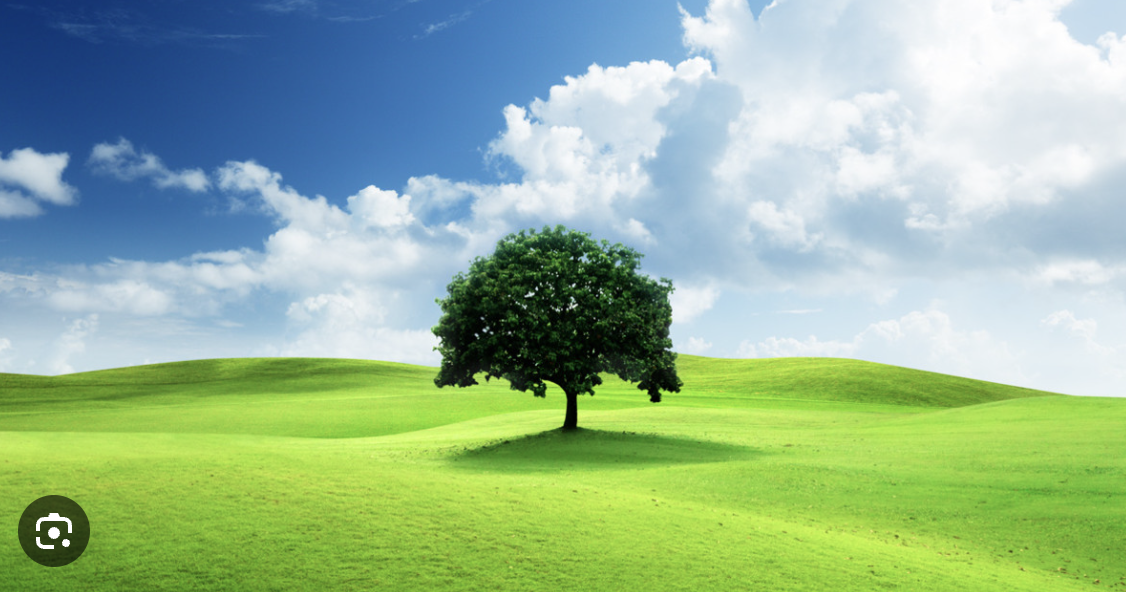
#> input picture sample_image.png, 1126 x 592 px, found by its file name
$ python main.py
#> lines starting #> are read from the running program, lines starting #| are printed output that depends on the picture
### image_manipulation.py
from PIL import Image
import numpy as np

def load_image(image_path):
    """
    Load an image from a file path.
    """
#> called with image_path = 'samples/sample_image.png'
    return Image.open(image_path)
#> returned value is the input picture: PIL image 1126x592 RGBA; mean R, G, B, A 150.3, 182.4, 150.9, 255

def save_image(image, save_path):
    """
    Save an image to a file path.
    """
    image.save(save_path)

def image_to_array(image):
    """
    Convert a PIL image to a numpy array.
    """
    return np.array(image)

def array_to_image(array):
    """
    Convert a numpy array to a PIL image.
    """
    return Image.fromarray(array)

### encryption_decryption.py
from PIL import Image
import numpy as np

def encrypt_image_math(image_array, key):
    """Encrypts an image using a simple mathematical transformation."""
#> called with key = 50

    key = int(key) % 256
    encrypted_array = image_array.copy()
    encrypted_array[..., :3] = (encrypted_array[..., :3].astype(np.int16) + key) % 256
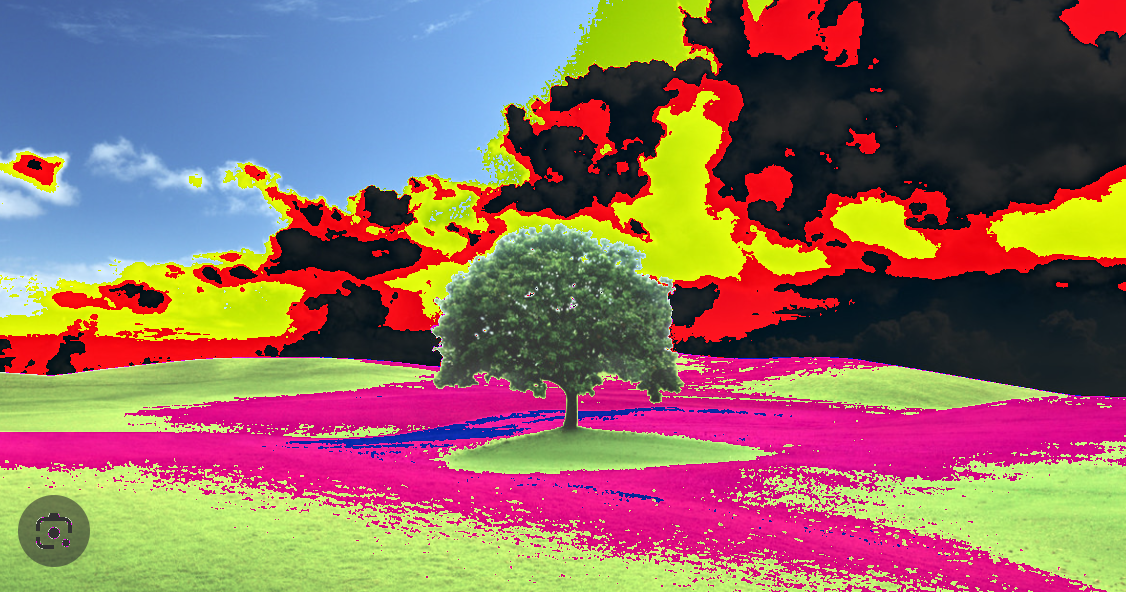
#> encrypted_array: shape (592, 1126, 4); mean R, G, B, A 142.8, 109, 99.6, 255
    return encrypted_array.astype(np.uint8)

def decrypt_image_math(image_array, key):
    """Decrypts an image using a simple mathematical transformation."""

    key = int(key) % 256
    decrypted_array = image_array.copy()
    decrypted_array[..., :3] = (decrypted_array[..., :3].astype(np.int16) - key) % 256
    return decrypted_array.astype(np.uint8)

# [11 lines left out: functions encrypt_image_swap, decrypt_image_swap, not called in this run]

### main.py
from encryption_decryption import encrypt_image_math, decrypt_image_math, encrypt_image_swap, decrypt_image_swap
from image_manipulation import load_image, save_image, image_to_array, array_to_image

def main():

    image_path = 'samples/sample_image.png'
    image = load_image(image_path)


    image_array = image_to_array(image)


    key = 50
    encrypted_array = encrypt_image_math(image_array, key)


    encrypted_image = array_to_image(encrypted_array)
    save_image(encrypted_image, 'encrypted_image_math.png')


    decrypted_array = decrypt_image_math(encrypted_array, key)
    decrypted_image = array_to_image(decrypted_array)
    save_image(decrypted_image, 'decrypted_image_math.png')


#> (the run stopped early here; a loop or call above may not have finished)

$ run again, with decrypt_math_0_sample3.png copied over sample_image.png
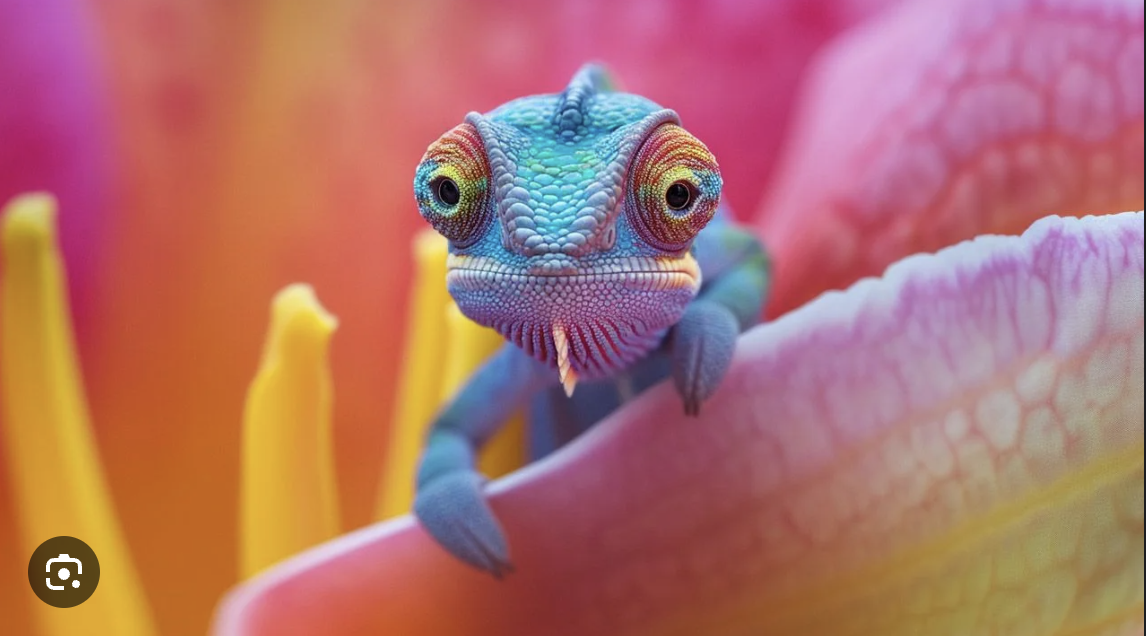
#> input picture decrypt_math_0_sample3.png, 1146 x 636 px, found by its file name
#> in load_image, returned value is the input picture: PIL image 1146x636 RGBA; mean R, G, B, A 175.3, 113.4, 108.7, 255
#> in encrypt_image_math, `encrypted_array[..., :3] = (encrypted_array[..., :3].astype(np.int16) ..`:
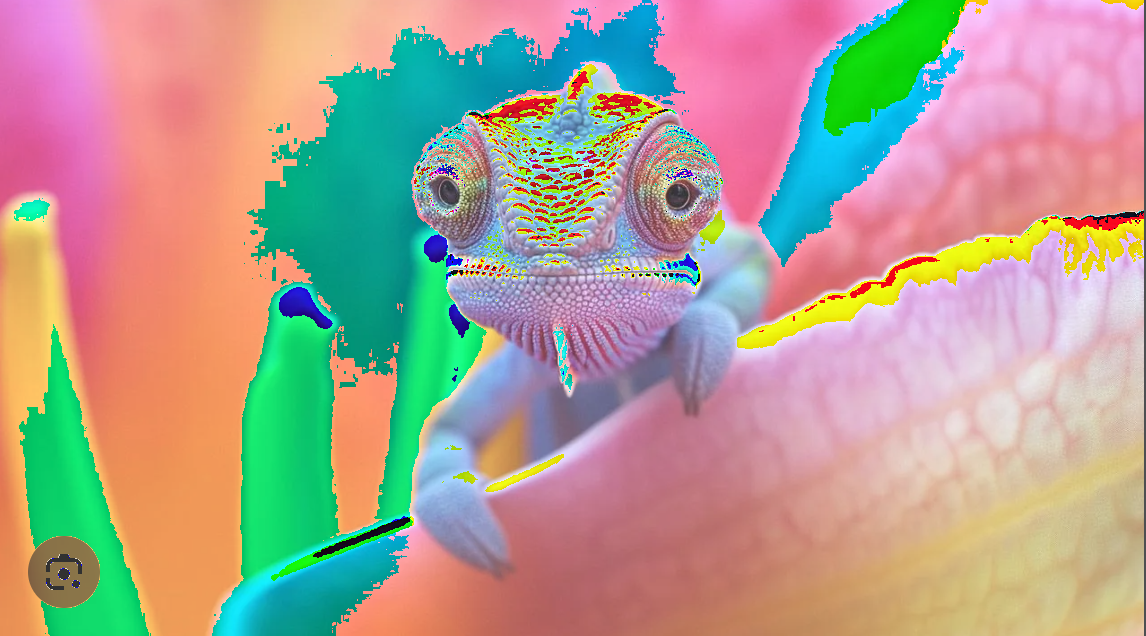
#> encrypted_array: shape (636, 1146, 4); mean R, G, B, A 175.7, 159.6, 146.1, 255

$ run again, with decrypt_math_2_sample2.png copied over sample_image.png
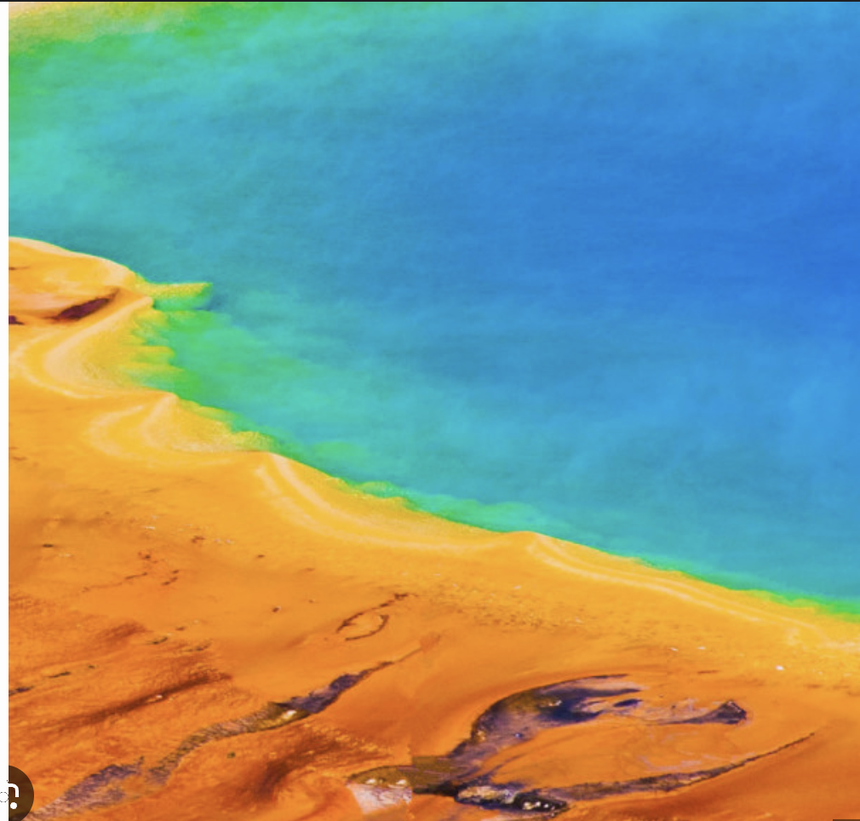
#> input picture decrypt_math_2_sample2.png, 860 x 821 px, shrunk from 1010 x 964 before the run, found by its file name
#> in load_image, returned value is the input picture: PIL image 860x821 RGBA; mean R, G, B, A 133.5, 151.2, 134.2, 253
#> in encrypt_image_math, `encrypted_array[..., :3] = (encrypted_array[..., :3].astype(np.int16) ..`:
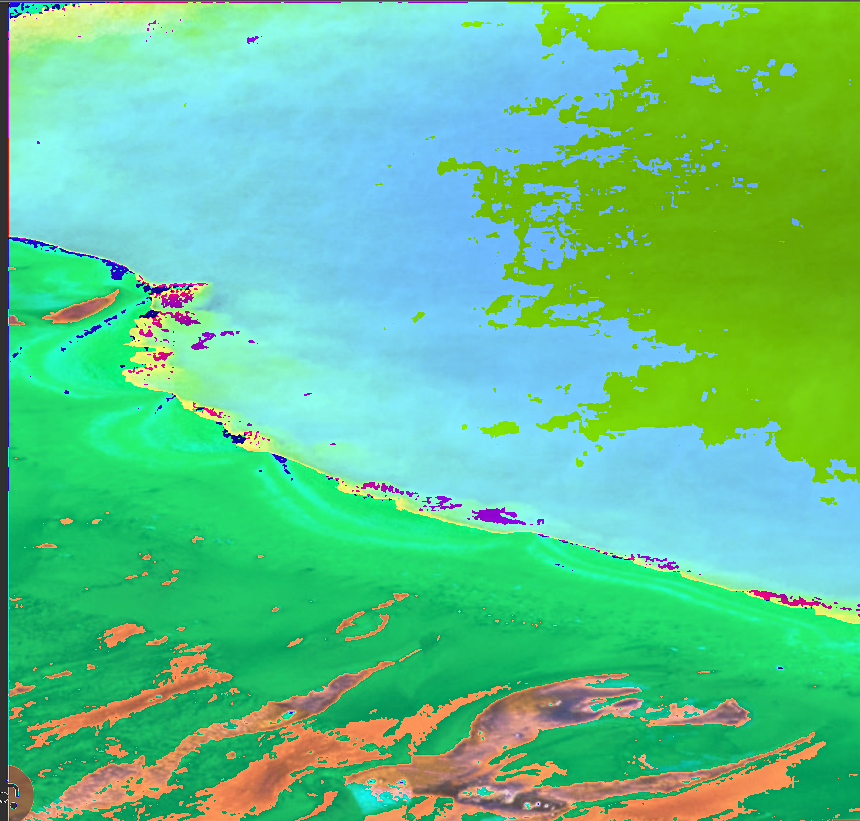
#> encrypted_array: shape (821, 860, 4); mean R, G, B, A 96.1, 196.6, 137, 253; transparent parts drawn white
